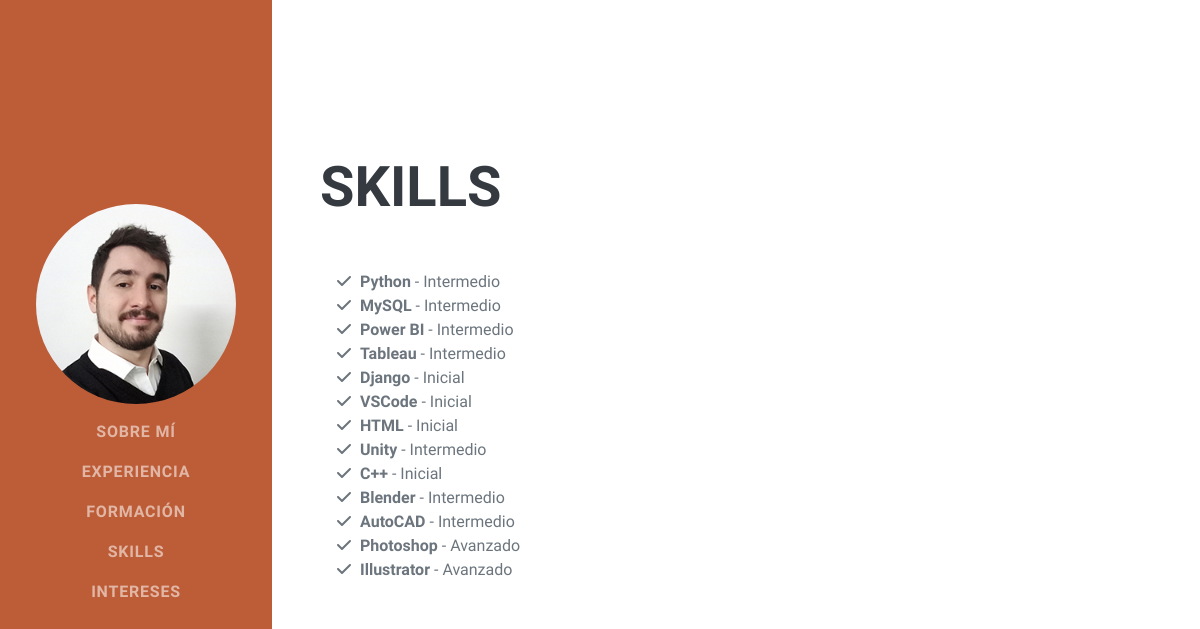
Screenshot of /habilidades with the database file from the repository.
### AppFinal/models.py (models this page shows, shortened)
class Skills(models.Model):
    software = models.CharField(max_length=40)
    nivel = models.CharField(max_length=40)

### AppFinal/views.py (the view)
# urls.py: path('habilidades', skill, name='habilidades'),
def skill(request):
    if request.method == "POST":
        search = request.POST["search"]
        if search != "":
            skills = Skills.objects.filter( Q(software_icontains=search) )
            return render(request, "AppFinal/skills.html", {"skills":skills, "search":True})
    skills = Skills.objects.all()
    return render(request, "AppFinal/skills.html", {"skills":skills})

### AppFinal/templates/AppFinal/skills.html (shortened to what this page needs)
{% extends "AppFinal/padre.html" %}
{% load static %}
{% block contenidoQueCambia %}
<section class="resume-section" id="skills">
    <link rel="stylesheet" href="https://cdn.jsdelivr.net/gh/devicons/devicon@v2.15.1/devicon.min.css">
    <div class="resume-section-content">
        <h2 class="mb-5">Skills</h2>
        <ul class="fa-ul mb-0">
            {% for x in skills reversed %}
            <li>
                <span class="fa-li"><i class="fas fa-check"></i></span>
                <b>{{x.software}}</b> - {{x.nivel}}</br>
            </li>
            {% endfor %}
        </ul><br>
         <br>
    </div>
</section>
{% endblock %}

### AppFinal/templates/AppFinal/padre.html (shortened to what this page needs)
<!DOCTYPE html>
<html lang="en">
    <head>
        {% load static %}
        <link href="{% static 'AppFinal/css/styles.css' %}" rel="stylesheet" />
    </head>
    <body id="page-top">
        <nav class="navbar navbar-expand-lg navbar-dark bg-primary fixed-top" id="sideNav">
            <a class="navbar-brand js-scroll-trigger" href="{% url 'inicio' %}"></a>
                <span class="d-none d-lg-block"><img class="img-fluid img-profile rounded-circle mx-auto mb-2" src= "{% static 'AppFinal/assets/img/profile.jpg' %}" style="height: 200px; width: 200px;" alt="..." /></span>
            <div class="collapse navbar-collapse" id="navbarResponsive">
                <ul class="navbar-nav">
                    <li class="nav-item"><a class="nav-link js-scroll-trigger" href="{% url 'inicio' %}">Sobre mí</a></li>
                    <li class="nav-item"><a class="nav-link js-scroll-trigger" href="{% url 'experiencia' %}">Experiencia</a></li>
                    <li class="nav-item"><a class="nav-link js-scroll-trigger" href="{% url 'formacion' %}">Formación</a></li>
                    <li class="nav-item"><a class="nav-link js-scroll-trigger" href="{% url 'habilidades' %}">Skills</a></li>
                    <li class="nav-item"><a class="nav-link js-scroll-trigger" href="{% url 'intereses' %}">Intereses</a></li>
                </ul>
        </nav>
            {% block contenidoQueCambia %}
            {% endblock %}
    </body>
</html>

### rows the page displays
Skills: software "Python", nivel "Intermedio"
Skills: software "MySQL", nivel "Intermedio"
Skills: software "Power BI", nivel "Intermedio"
Skills: software "Tableau", nivel "Intermedio"
Skills: software "Django", nivel "Inicial"
Skills: software "VSCode", nivel "Inicial"
Skills: software "HTML", nivel "Inicial"
Skills: software "Unity", nivel "Intermedio"
Skills: software "C++", nivel "Inicial"
Skills: software "Blender", nivel "Intermedio"
Skills: software "AutoCAD", nivel "Intermedio"
Skills: software "Photoshop", nivel "Avanzado"
Skills: software "Illustrator", nivel "Avanzado"
